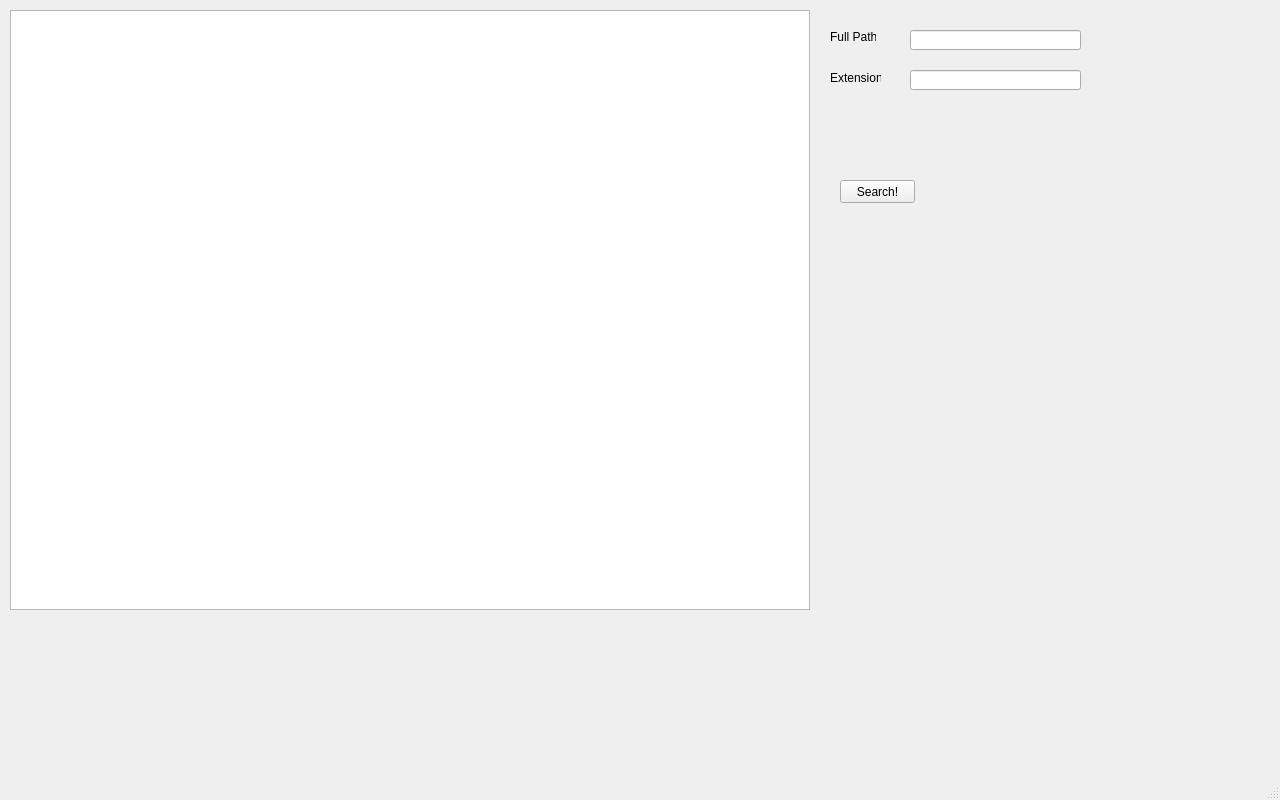
<?xml version="1.0" encoding="UTF-8"?>
<ui version="4.0">
 <class>MainWindow</class>
 <widget class="QMainWindow" name="MainWindow">
  <property name="geometry">
   <rect>
    <x>0</x>
    <y>0</y>
    <width>1280</width>
    <height>800</height>
   </rect>
  </property>
  <property name="windowTitle">
   <string>MainWindow</string>
  </property>
  <widget class="QWidget" name="centralwidget">
   <widget class="QTableWidget" name="tableWidget">
    <property name="geometry">
     <rect>
      <x>10</x>
      <y>10</y>
      <width>800</width>
      <height>600</height>
     </rect>
    </property>
    <property name="minimumSize">
     <size>
      <width>800</width>
      <height>600</height>
     </size>
    </property>
   </widget>
   <widget class="QLineEdit" name="query1">
    <property name="geometry">
     <rect>
      <x>910</x>
      <y>30</y>
      <width>171</width>
      <height>20</height>
     </rect>
    </property>
   </widget>
   <widget class="QPushButton" name="processbutton">
    <property name="geometry">
     <rect>
      <x>840</x>
      <y>180</y>
      <width>75</width>
      <height>23</height>
     </rect>
    </property>
    <property name="text">
     <string>Search!</string>
    </property>
   </widget>
   <widget class="QLabel" name="label">
    <property name="geometry">
     <rect>
      <x>830</x>
      <y>30</y>
      <width>46</width>
      <height>13</height>
     </rect>
    </property>
    <property name="text">
     <string>Full Path</string>
    </property>
   </widget>
   <widget class="QLineEdit" name="query2">
    <property name="geometry">
     <rect>
      <x>910</x>
      <y>70</y>
      <width>171</width>
      <height>20</height>
     </rect>
    </property>
   </widget>
   <widget class="QLabel" name="label_2">
    <property name="geometry">
     <rect>
      <x>830</x>
      <y>70</y>
      <width>51</width>
      <height>16</height>
     </rect>
    </property>
    <property name="text">
     <string>Extension</string>
    </property>
   </widget>
  </widget>
  <widget class="QMenuBar" name="menubar">
   <property name="geometry">
    <rect>
     <x>0</x>
     <y>0</y>
     <width>1280</width>
     <height>21</height>
    </rect>
   </property>
  </widget>
  <widget class="QStatusBar" name="statusbar"/>
 </widget>
 <resources/>
 <connections/>
</ui>
